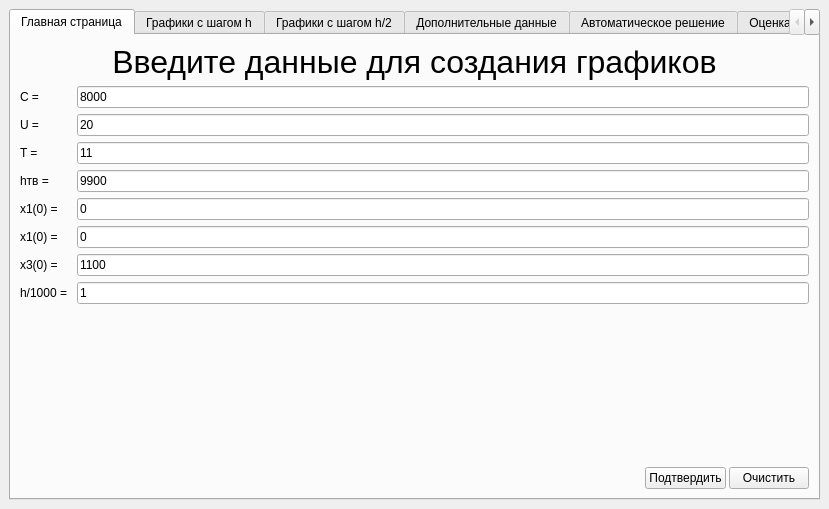
<?xml version="1.0" encoding="UTF-8"?>
<ui version="4.0">
 <class>MainWindow</class>
 <widget class="QMainWindow" name="MainWindow">
  <property name="geometry">
   <rect>
    <x>0</x>
    <y>0</y>
    <width>829</width>
    <height>509</height>
   </rect>
  </property>
  <property name="windowTitle">
   <string>Графики</string>
  </property>
  <widget class="QWidget" name="centralwidget">
   <layout class="QVBoxLayout" name="verticalLayout_2">
    <item>
     <widget class="QTabWidget" name="tabWidget">
      <property name="currentIndex">
       <number>0</number>
      </property>
      <widget class="QWidget" name="tab">
       <attribute name="title">
        <string>Главная страница</string>
       </attribute>
       <layout class="QVBoxLayout" name="verticalLayout">
        <item>
         <widget class="QLabel" name="infoLabel">
          <property name="font">
           <font>
            <pointsize>24</pointsize>
           </font>
          </property>
          <property name="text">
           <string>Введите данные для создания графиков</string>
          </property>
          <property name="alignment">
           <set>Qt::AlignCenter</set>
          </property>
         </widget>
        </item>
        <item>
         <layout class="QFormLayout" name="formLayout">
          <property name="horizontalSpacing">
           <number>-1</number>
          </property>
          <property name="verticalSpacing">
           <number>-1</number>
          </property>
          <item row="0" column="0">
           <widget class="QLabel" name="label">
            <property name="text">
             <string>С = </string>
            </property>
           </widget>
          </item>
          <item row="0" column="1">
           <widget class="QLineEdit" name="cEdit">
            <property name="text">
             <string>8000</string>
            </property>
           </widget>
          </item>
          <item row="1" column="0">
           <widget class="QLabel" name="label_2">
            <property name="text">
             <string>U = </string>
            </property>
           </widget>
          </item>
          <item row="1" column="1">
           <widget class="QLineEdit" name="uEdit">
            <property name="text">
             <string>20</string>
            </property>
           </widget>
          </item>
          <item row="2" column="0">
           <widget class="QLabel" name="label_3">
            <property name="text">
             <string>T = </string>
            </property>
           </widget>
          </item>
          <item row="2" column="1">
           <widget class="QLineEdit" name="TEdit">
            <property name="text">
             <string>11</string>
            </property>
           </widget>
          </item>
          <item row="3" column="0">
           <widget class="QLabel" name="label_4">
            <property name="text">
             <string>hтв = </string>
            </property>
           </widget>
          </item>
          <item row="3" column="1">
           <widget class="QLineEdit" name="htvEdit">
            <property name="text">
             <string>9900</string>
            </property>
           </widget>
          </item>
          <item row="4" column="0">
           <widget class="QLabel" name="label_9">
            <property name="text">
             <string>x1(0) = </string>
            </property>
           </widget>
          </item>
          <item row="4" column="1">
           <widget class="QLineEdit" name="x1StartEdit">
            <property name="text">
             <string>0</string>
            </property>
           </widget>
          </item>
          <item row="5" column="0">
           <widget class="QLabel" name="label_11">
            <property name="text">
             <string>x1(0) = </string>
            </property>
           </widget>
          </item>
          <item row="5" column="1">
           <widget class="QLineEdit" name="x2StartEdit">
            <property name="text">
             <string>0</string>
            </property>
           </widget>
          </item>
          <item row="6" column="0">
           <widget class="QLabel" name="label_12">
            <property name="text">
             <string>x3(0) = </string>
            </property>
           </widget>
          </item>
          <item row="6" column="1">
           <widget class="QLineEdit" name="x3StartEdit">
            <property name="text">
             <string>1100</string>
            </property>
           </widget>
          </item>
          <item row="7" column="0">
           <widget class="QLabel" name="hlabel">
            <property name="text">
             <string>h/1000 = </string>
            </property>
           </widget>
          </item>
          <item row="7" column="1">
           <widget class="QLineEdit" name="hEdit">
            <property name="text">
             <string>1</string>
            </property>
           </widget>
          </item>
         </layout>
        </item>
        <item>
         <spacer name="verticalSpacer">
          <property name="orientation">
           <enum>Qt::Vertical</enum>
          </property>
          <property name="sizeHint" stdset="0">
           <size>
            <width>20</width>
            <height>40</height>
           </size>
          </property>
         </spacer>
        </item>
        <item>
         <layout class="QHBoxLayout" name="horizontalLayout">
          <property name="spacing">
           <number>3</number>
          </property>
          <item>
           <spacer name="horizontalSpacer">
            <property name="orientation">
             <enum>Qt::Horizontal</enum>
            </property>
            <property name="sizeHint" stdset="0">
             <size>
              <width>40</width>
              <height>20</height>
             </size>
            </property>
           </spacer>
          </item>
          <item>
           <widget class="QPushButton" name="acceptButton">
            <property name="text">
             <string>Подтвердить</string>
            </property>
           </widget>
          </item>
          <item>
           <widget class="QPushButton" name="clearButton">
            <property name="text">
             <string>Очистить</string>
            </property>
           </widget>
          </item>
         </layout>
        </item>
       </layout>
      </widget>
      <widget class="QWidget" name="tab_2">
       <attribute name="title">
        <string>Графики с шагом h</string>
       </attribute>
       <layout class="QVBoxLayout" name="verticalLayout_3">
        <item>
         <layout class="QHBoxLayout" name="horizontalLayout_2">
          <item>
           <widget class="QCustomPlot" name="x1Chart" native="true">
            <property name="minimumSize">
             <size>
              <width>300</width>
              <height>150</height>
             </size>
            </property>
            <property name="sizeIncrement">
             <size>
              <width>2</width>
              <height>2</height>
             </size>
            </property>
            <property name="layoutDirection">
             <enum>Qt::LeftToRight</enum>
            </property>
            <widget class="QLabel" name="x1Label">
             <property name="geometry">
              <rect>
               <x>0</x>
               <y>0</y>
               <width>110</width>
               <height>16</height>
              </rect>
             </property>
             <property name="layoutDirection">
              <enum>Qt::LeftToRight</enum>
             </property>
             <property name="styleSheet">
              <string notr="true">color: rgb(0, 0, 0);</string>
             </property>
             <property name="text">
              <string>x1</string>
             </property>
             <property name="alignment">
              <set>Qt::AlignHCenter|Qt::AlignTop</set>
             </property>
             <property name="margin">
              <number>0</number>
             </property>
            </widget>
           </widget>
          </item>
          <item>
           <widget class="QCustomPlot" name="x2Chart" native="true">
            <property name="minimumSize">
             <size>
              <width>300</width>
              <height>159</height>
             </size>
            </property>
            <property name="sizeIncrement">
             <size>
              <width>2</width>
              <height>2</height>
             </size>
            </property>
            <widget class="QLabel" name="x2Label">
             <property name="geometry">
              <rect>
               <x>0</x>
               <y>0</y>
               <width>110</width>
               <height>16</height>
              </rect>
             </property>
             <property name="styleSheet">
              <string notr="true">color: rgb(0, 0, 0);</string>
             </property>
             <property name="text">
              <string>x2</string>
             </property>
             <property name="alignment">
              <set>Qt::AlignCenter</set>
             </property>
            </widget>
           </widget>
          </item>
         </layout>
        </item>
        <item>
         <widget class="QCustomPlot" name="x3Chart" native="true">
          <widget class="QLabel" name="x3Label">
           <property name="geometry">
            <rect>
             <x>0</x>
             <y>0</y>
             <width>110</width>
             <height>16</height>
            </rect>
           </property>
           <property name="styleSheet">
            <string notr="true">color: rgb(0, 0, 0);</string>
           </property>
           <property name="text">
            <string>x3</string>
           </property>
           <property name="alignment">
            <set>Qt::AlignCenter</set>
           </property>
          </widget>
         </widget>
        </item>
        <item>
         <widget class="QPushButton" name="replotButton">
          <property name="text">
           <string>Нарисовать</string>
          </property>
          <property name="autoDefault">
           <bool>false</bool>
          </property>
          <property name="default">
           <bool>false</bool>
          </property>
          <property name="flat">
           <bool>false</bool>
          </property>
         </widget>
        </item>
       </layout>
      </widget>
      <widget class="QWidget" name="tab_3">
       <attribute name="title">
        <string>Графики с шагом h/2</string>
       </attribute>
       <layout class="QVBoxLayout" name="verticalLayout_4">
        <item>
         <layout class="QHBoxLayout" name="horizontalLayout_3">
          <item>
           <widget class="QCustomPlot" name="x12Chart" native="true">
            <widget class="QLabel" name="label_5">
             <property name="geometry">
              <rect>
               <x>0</x>
               <y>0</y>
               <width>110</width>
               <height>16</height>
              </rect>
             </property>
             <property name="styleSheet">
              <string notr="true">color: rgb(0, 0, 0);</string>
             </property>
             <property name="text">
              <string>x1</string>
             </property>
             <property name="alignment">
              <set>Qt::AlignCenter</set>
             </property>
            </widget>
           </widget>
          </item>
          <item>
           <widget class="QCustomPlot" name="x22Chart" native="true">
            <widget class="QLabel" name="label_6">
             <property name="geometry">
              <rect>
               <x>0</x>
               <y>0</y>
               <width>110</width>
               <height>16</height>
              </rect>
             </property>
             <property name="styleSheet">
              <string notr="true">color: rgb(0, 0, 0);</string>
             </property>
             <property name="text">
              <string>x2</string>
             </property>
             <property name="alignment">
              <set>Qt::AlignCenter</set>
             </property>
            </widget>
           </widget>
          </item>
         </layout>
        </item>
        <item>
         <widget class="QCustomPlot" name="x32Chart" native="true">
          <widget class="QLabel" name="label_7">
           <property name="geometry">
            <rect>
             <x>0</x>
             <y>0</y>
             <width>110</width>
             <height>16</height>
            </rect>
           </property>
           <property name="styleSheet">
            <string notr="true">color: rgb(0, 0, 0);</string>
           </property>
           <property name="text">
            <string>x3</string>
           </property>
           <property name="alignment">
            <set>Qt::AlignCenter</set>
           </property>
          </widget>
         </widget>
        </item>
        <item>
         <widget class="QPushButton" name="replotButton2">
          <property name="text">
           <string>Нарисовать</string>
          </property>
         </widget>
        </item>
       </layout>
      </widget>
      <widget class="QWidget" name="tab_4">
       <attribute name="title">
        <string>Дополнительные данные</string>
       </attribute>
       <layout class="QVBoxLayout" name="verticalLayout_5">
        <item>
         <layout class="QFormLayout" name="formLayout_2">
          <property name="verticalSpacing">
           <number>-1</number>
          </property>
          <property name="bottomMargin">
           <number>0</number>
          </property>
          <item row="0" column="0">
           <widget class="QLabel" name="label_8">
            <property name="text">
             <string>Относительная погрешность x1 =  </string>
            </property>
           </widget>
          </item>
          <item row="0" column="1">
           <widget class="QLineEdit" name="otnSigma1">
            <property name="text">
             <string>Не рассчитано</string>
            </property>
            <property name="readOnly">
             <bool>true</bool>
            </property>
           </widget>
          </item>
          <item row="1" column="0">
           <widget class="QLabel" name="label_10">
            <property name="text">
             <string>Абсолютная погрешность x1 = </string>
            </property>
           </widget>
          </item>
          <item row="1" column="1">
           <widget class="QLineEdit" name="absEpsilon1">
            <property name="text">
             <string>Не рассчитано</string>
            </property>
            <property name="readOnly">
             <bool>true</bool>
            </property>
           </widget>
          </item>
          <item row="2" column="0">
           <widget class="QLabel" name="label_13">
            <property name="text">
             <string>Относительная погрешность x2 = </string>
            </property>
           </widget>
          </item>
          <item row="2" column="1">
           <widget class="QLineEdit" name="otnSigma2">
            <property name="text">
             <string>Не рассчитано</string>
            </property>
            <property name="readOnly">
             <bool>true</bool>
            </property>
           </widget>
          </item>
          <item row="3" column="0">
           <widget class="QLabel" name="label_14">
            <property name="text">
             <string>Абсолютная погрешность x2 = </string>
            </property>
           </widget>
          </item>
          <item row="3" column="1">
           <widget class="QLineEdit" name="absEpsilon2">
            <property name="text">
             <string>Не рассчитано</string>
            </property>
            <property name="readOnly">
             <bool>true</bool>
            </property>
           </widget>
          </item>
          <item row="4" column="0">
           <widget class="QLabel" name="label_15">
            <property name="text">
             <string>Относительная погрешность x3 = </string>
            </property>
           </widget>
          </item>
          <item row="4" column="1">
           <widget class="QLineEdit" name="otnSigma3">
            <property name="text">
             <string>Не рассчитано</string>
            </property>
            <property name="readOnly">
             <bool>true</bool>
            </property>
           </widget>
          </item>
          <item row="5" column="0">
           <widget class="QLabel" name="label_16">
            <property name="text">
             <string>Абсолютная погрешность x3 = </string>
            </property>
           </widget>
          </item>
          <item row="5" column="1">
           <widget class="QLineEdit" name="absEpsilon3">
            <property name="text">
             <string>Не рассчитано</string>
            </property>
            <property name="readOnly">
             <bool>true</bool>
            </property>
           </widget>
          </item>
         </layout>
        </item>
        <item>
         <layout class="QHBoxLayout" name="horizontalLayout_4">
          <item>
           <widget class="QCustomPlot" name="sigmaX1Chart" native="true"/>
          </item>
          <item>
           <widget class="QCustomPlot" name="sigmaX2Chart" native="true"/>
          </item>
         </layout>
        </item>
        <item>
         <widget class="QPushButton" name="replotButton3">
          <property name="text">
           <string>Нарисовать и рассчитать</string>
          </property>
         </widget>
        </item>
       </layout>
      </widget>
      <widget class="QWidget" name="tab_5">
       <attribute name="title">
        <string>Автоматическое решение</string>
       </attribute>
       <layout class="QVBoxLayout" name="verticalLayout_6">
        <item>
         <layout class="QFormLayout" name="formLayout_3">
          <item row="0" column="0">
           <widget class="QLabel" name="label_17">
            <property name="font">
             <font>
              <pointsize>16</pointsize>
             </font>
            </property>
            <property name="text">
             <string>Полученный оптимальный шаг</string>
            </property>
            <property name="textFormat">
             <enum>Qt::AutoText</enum>
            </property>
           </widget>
          </item>
          <item row="0" column="1">
           <widget class="QLineEdit" name="autoStepLine">
            <property name="readOnly">
             <bool>true</bool>
            </property>
           </widget>
          </item>
          <item row="1" column="0">
           <widget class="QLabel" name="label_18">
            <property name="font">
             <font>
              <pointsize>16</pointsize>
             </font>
            </property>
            <property name="text">
             <string>Введённый h </string>
            </property>
           </widget>
          </item>
          <item row="1" column="1">
           <widget class="QLineEdit" name="hLine">
            <property name="text">
             <string/>
            </property>
            <property name="readOnly">
             <bool>true</bool>
            </property>
           </widget>
          </item>
          <item row="2" column="0">
           <widget class="QLabel" name="label_19">
            <property name="font">
             <font>
              <pointsize>16</pointsize>
             </font>
            </property>
            <property name="text">
             <string>Полученный h/2</string>
            </property>
           </widget>
          </item>
          <item row="2" column="1">
           <widget class="QLineEdit" name="hHalfLine">
            <property name="readOnly">
             <bool>true</bool>
            </property>
           </widget>
          </item>
          <item row="3" column="0">
           <widget class="QLabel" name="label_20">
            <property name="text">
             <string>Количество вычислений при h</string>
            </property>
           </widget>
          </item>
          <item row="3" column="1">
           <widget class="QLineEdit" name="CounterHLine">
            <property name="readOnly">
             <bool>true</bool>
            </property>
           </widget>
          </item>
          <item row="4" column="0">
           <widget class="QLabel" name="label_21">
            <property name="text">
             <string>Количество вычислений при h/2</string>
            </property>
           </widget>
          </item>
          <item row="4" column="1">
           <widget class="QLineEdit" name="CounterHHalfLine">
            <property name="readOnly">
             <bool>true</bool>
            </property>
           </widget>
          </item>
          <item row="5" column="0">
           <widget class="QLabel" name="label_22">
            <property name="text">
             <string>Количество вычислений при оптимальном шаге</string>
            </property>
           </widget>
          </item>
          <item row="5" column="1">
           <widget class="QLineEdit" name="CounterAutoStepLine">
            <property name="readOnly">
             <bool>true</bool>
            </property>
           </widget>
          </item>
          <item row="6" column="0">
           <widget class="QLabel" name="label_23">
            <property name="text">
             <string>Оптимальный шаг: абсолютная погрешность x1</string>
            </property>
           </widget>
          </item>
          <item row="7" column="0">
           <widget class="QLabel" name="label_24">
            <property name="text">
             <string>Оптимальный шаг: относительная погрешность x1</string>
            </property>
           </widget>
          </item>
          <item row="8" column="0">
           <widget class="QLabel" name="label_25">
            <property name="text">
             <string>Оптимальный шаг: абсолютная погрешность x2</string>
            </property>
           </widget>
          </item>
          <item row="9" column="0">
           <widget class="QLabel" name="label_26">
            <property name="text">
             <string>Оптимальный шаг: относительная погрешность x2</string>
            </property>
           </widget>
          </item>
          <item row="10" column="0">
           <widget class="QLabel" name="label_27">
            <property name="text">
             <string>Оптимальный шаг: абсолютная погрешность x3</string>
            </property>
           </widget>
          </item>
          <item row="11" column="0">
           <widget class="QLabel" name="label_28">
            <property name="text">
             <string>Оптимальный шаг: относительная погрешность x3</string>
            </property>
           </widget>
          </item>
          <item row="6" column="1">
           <widget class="QLineEdit" name="absEpsY1Line">
            <property name="readOnly">
             <bool>true</bool>
            </property>
           </widget>
          </item>
          <item row="7" column="1">
           <widget class="QLineEdit" name="otnSigY1Line">
            <property name="readOnly">
             <bool>true</bool>
            </property>
           </widget>
          </item>
          <item row="8" column="1">
           <widget class="QLineEdit" name="absEpsY2Line">
            <property name="readOnly">
             <bool>true</bool>
            </property>
           </widget>
          </item>
          <item row="9" column="1">
           <widget class="QLineEdit" name="otnSigY2Line">
            <property name="readOnly">
             <bool>true</bool>
            </property>
           </widget>
          </item>
          <item row="10" column="1">
           <widget class="QLineEdit" name="absEpsY3Line">
            <property name="readOnly">
             <bool>true</bool>
            </property>
           </widget>
          </item>
          <item row="11" column="1">
           <widget class="QLineEdit" name="otnSigY3Line">
            <property name="readOnly">
             <bool>true</bool>
            </property>
           </widget>
          </item>
         </layout>
        </item>
        <item>
         <widget class="QPushButton" name="pushButton">
          <property name="text">
           <string>Вычислить</string>
          </property>
         </widget>
        </item>
       </layout>
      </widget>
      <widget class="QWidget" name="tab_6">
       <attribute name="title">
        <string>Оценка трудоёмкости</string>
       </attribute>
       <layout class="QVBoxLayout" name="verticalLayout_7">
        <item>
         <layout class="QHBoxLayout" name="horizontalLayout_5">
          <item>
           <widget class="QCustomPlot" name="autoX1Chart" native="true">
            <widget class="QLabel" name="label_31">
             <property name="geometry">
              <rect>
               <x>0</x>
               <y>0</y>
               <width>110</width>
               <height>16</height>
              </rect>
             </property>
             <property name="styleSheet">
              <string notr="true">color: rgb(0, 0, 0);</string>
             </property>
             <property name="text">
              <string>Auto x1</string>
             </property>
             <property name="alignment">
              <set>Qt::AlignCenter</set>
             </property>
            </widget>
           </widget>
          </item>
          <item>
           <widget class="QCustomPlot" name="autoX2Chart" native="true">
            <widget class="QLabel" name="label_32">
             <property name="geometry">
              <rect>
               <x>0</x>
               <y>0</y>
               <width>110</width>
               <height>16</height>
              </rect>
             </property>
             <property name="styleSheet">
              <string notr="true">color: rgb(0, 0, 0);</string>
             </property>
             <property name="text">
              <string>Auto x2</string>
             </property>
             <property name="alignment">
              <set>Qt::AlignCenter</set>
             </property>
            </widget>
           </widget>
          </item>
         </layout>
        </item>
        <item>
         <layout class="QHBoxLayout" name="horizontalLayout_6">
          <item>
           <widget class="QCustomPlot" name="autoX3Chart" native="true">
            <widget class="QLabel" name="label_30">
             <property name="geometry">
              <rect>
               <x>0</x>
               <y>0</y>
               <width>110</width>
               <height>16</height>
              </rect>
             </property>
             <property name="styleSheet">
              <string notr="true">color: rgb(0, 0, 0);</string>
             </property>
             <property name="text">
              <string>Auto x3</string>
             </property>
             <property name="alignment">
              <set>Qt::AlignCenter</set>
             </property>
            </widget>
           </widget>
          </item>
          <item>
           <widget class="QCustomPlot" name="handsChart" native="true">
            <widget class="QLabel" name="label_29">
             <property name="geometry">
              <rect>
               <x>0</x>
               <y>0</y>
               <width>150</width>
               <height>16</height>
              </rect>
             </property>
             <property name="styleSheet">
              <string notr="true">color: rgb(0, 0, 0);</string>
             </property>
             <property name="text">
              <string>Трудоёмкость</string>
             </property>
             <property name="alignment">
              <set>Qt::AlignCenter</set>
             </property>
            </widget>
           </widget>
          </item>
         </layout>
        </item>
       </layout>
      </widget>
     </widget>
    </item>
   </layout>
  </widget>
 </widget>
 <customwidgets>
  <customwidget>
   <class>QCustomPlot</class>
   <extends>QWidget</extends>
   <header>qcustomplot.h</header>
   <container>1</container>
  </customwidget>
 </customwidgets>
 <resources/>
 <connections/>
</ui>
